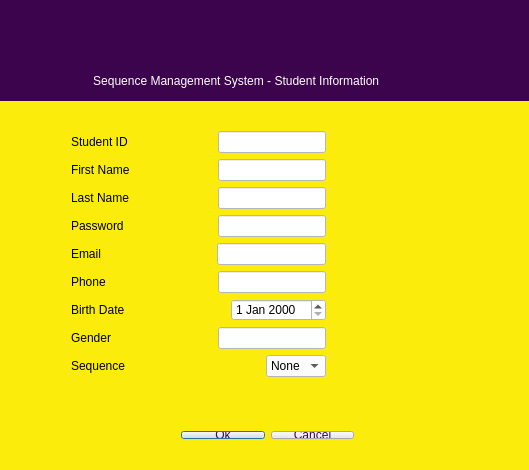
<?xml version="1.0" encoding="UTF-8"?>
<ui version="4.0">
 <class>Studentdialog</class>
 <widget class="QDialog" name="Studentdialog">
  <property name="geometry">
   <rect>
    <x>0</x>
    <y>0</y>
    <width>529</width>
    <height>470</height>
   </rect>
  </property>
  <property name="minimumSize">
   <size>
    <width>529</width>
    <height>470</height>
   </size>
  </property>
  <property name="maximumSize">
   <size>
    <width>529</width>
    <height>470</height>
   </size>
  </property>
  <property name="windowTitle">
   <string>Studentdialog</string>
  </property>
  <property name="styleSheet">
   <string notr="true">background-color: rgb(252, 236, 12);</string>
  </property>
  <widget class="QWidget" name="layoutWidget_2">
   <property name="geometry">
    <rect>
     <x>170</x>
     <y>420</y>
     <width>195</width>
     <height>30</height>
    </rect>
   </property>
   <layout class="QHBoxLayout" name="horizontalLayout_7">
    <item>
     <widget class="QPushButton" name="okButton">
      <property name="styleSheet">
       <string notr="true">color: rgb(60, 4, 76);
background-color: rgb(234, 234, 234);</string>
      </property>
      <property name="text">
       <string>Ok</string>
      </property>
     </widget>
    </item>
    <item>
     <widget class="QPushButton" name="cancelButton">
      <property name="styleSheet">
       <string notr="true">color: rgb(60, 4, 76);
background-color: rgb(234, 234, 234);</string>
      </property>
      <property name="text">
       <string>Cancel</string>
      </property>
     </widget>
    </item>
   </layout>
  </widget>
  <widget class="QLabel" name="label_3">
   <property name="geometry">
    <rect>
     <x>-4</x>
     <y>-4</y>
     <width>541</width>
     <height>71</height>
    </rect>
   </property>
   <property name="styleSheet">
    <string notr="true">image: url(:/Images/Images/ublogo.png);
background-color: rgb(60, 4, 76);</string>
   </property>
   <property name="text">
    <string/>
   </property>
  </widget>
  <widget class="QLabel" name="label_4">
   <property name="geometry">
    <rect>
     <x>0</x>
     <y>60</y>
     <width>531</width>
     <height>41</height>
    </rect>
   </property>
   <property name="styleSheet">
    <string notr="true">color: rgb(255, 255, 255);
background-color: rgb(60, 4, 76);</string>
   </property>
   <property name="text">
    <string>                            Sequence Management System - Student Information</string>
   </property>
  </widget>
  <widget class="QLabel" name="resultLabel">
   <property name="geometry">
    <rect>
     <x>350</x>
     <y>170</y>
     <width>171</width>
     <height>31</height>
    </rect>
   </property>
   <property name="text">
    <string/>
   </property>
  </widget>
  <widget class="QWidget" name="layoutWidget">
   <property name="geometry">
    <rect>
     <x>60</x>
     <y>120</y>
     <width>277</width>
     <height>272</height>
    </rect>
   </property>
   <layout class="QGridLayout" name="gridLayout">
    <item row="0" column="0">
     <layout class="QHBoxLayout" name="horizontalLayout">
      <item>
       <widget class="QLabel" name="IDLabel">
        <property name="text">
         <string>Student ID</string>
        </property>
        <property name="buddy">
         <cstring>studentIDLine</cstring>
        </property>
       </widget>
      </item>
      <item>
       <spacer name="horizontalSpacer">
        <property name="orientation">
         <enum>Qt::Horizontal</enum>
        </property>
        <property name="sizeHint" stdset="0">
         <size>
          <width>40</width>
          <height>20</height>
         </size>
        </property>
       </spacer>
      </item>
      <item>
       <widget class="QLineEdit" name="studentIDLine">
        <property name="styleSheet">
         <string notr="true">background-color: rgb(255, 255, 255);</string>
        </property>
       </widget>
      </item>
     </layout>
    </item>
    <item row="1" column="0">
     <layout class="QHBoxLayout" name="horizontalLayout_2">
      <item>
       <widget class="QLabel" name="FNameLabel">
        <property name="text">
         <string>First Name</string>
        </property>
        <property name="buddy">
         <cstring>studentFNLine</cstring>
        </property>
       </widget>
      </item>
      <item>
       <spacer name="horizontalSpacer_2">
        <property name="orientation">
         <enum>Qt::Horizontal</enum>
        </property>
        <property name="sizeHint" stdset="0">
         <size>
          <width>40</width>
          <height>20</height>
         </size>
        </property>
       </spacer>
      </item>
      <item>
       <widget class="QLineEdit" name="studentFNLine">
        <property name="styleSheet">
         <string notr="true">background-color: rgb(255, 255, 255);</string>
        </property>
       </widget>
      </item>
     </layout>
    </item>
    <item row="2" column="0">
     <layout class="QHBoxLayout" name="horizontalLayout_3">
      <item>
       <widget class="QLabel" name="LNameLabel">
        <property name="text">
         <string>Last Name</string>
        </property>
        <property name="buddy">
         <cstring>studentLNLine</cstring>
        </property>
       </widget>
      </item>
      <item>
       <spacer name="horizontalSpacer_3">
        <property name="orientation">
         <enum>Qt::Horizontal</enum>
        </property>
        <property name="sizeHint" stdset="0">
         <size>
          <width>40</width>
          <height>20</height>
         </size>
        </property>
       </spacer>
      </item>
      <item>
       <widget class="QLineEdit" name="studentLNLine">
        <property name="styleSheet">
         <string notr="true">background-color: rgb(255, 255, 255);</string>
        </property>
       </widget>
      </item>
     </layout>
    </item>
    <item row="3" column="0">
     <layout class="QHBoxLayout" name="horizontalLayout_9">
      <item>
       <widget class="QLabel" name="PassLabel">
        <property name="text">
         <string>Password</string>
        </property>
       </widget>
      </item>
      <item>
       <spacer name="horizontalSpacer_8">
        <property name="orientation">
         <enum>Qt::Horizontal</enum>
        </property>
        <property name="sizeHint" stdset="0">
         <size>
          <width>40</width>
          <height>20</height>
         </size>
        </property>
       </spacer>
      </item>
      <item>
       <widget class="QLineEdit" name="studentPasswordLine">
        <property name="styleSheet">
         <string notr="true">background-color: rgb(255, 255, 255);</string>
        </property>
       </widget>
      </item>
     </layout>
    </item>
    <item row="4" column="0">
     <layout class="QHBoxLayout" name="horizontalLayout_4">
      <item>
       <widget class="QLabel" name="EmailLabel">
        <property name="text">
         <string>Email</string>
        </property>
        <property name="buddy">
         <cstring>studentEmailLine</cstring>
        </property>
       </widget>
      </item>
      <item>
       <spacer name="horizontalSpacer_4">
        <property name="orientation">
         <enum>Qt::Horizontal</enum>
        </property>
        <property name="sizeHint" stdset="0">
         <size>
          <width>40</width>
          <height>20</height>
         </size>
        </property>
       </spacer>
      </item>
      <item>
       <widget class="QLineEdit" name="studentEmailLine">
        <property name="styleSheet">
         <string notr="true">background-color: rgb(255, 255, 255);</string>
        </property>
       </widget>
      </item>
     </layout>
    </item>
    <item row="5" column="0">
     <layout class="QHBoxLayout" name="horizontalLayout_5">
      <item>
       <widget class="QLabel" name="PhoneLabel">
        <property name="text">
         <string>Phone</string>
        </property>
        <property name="buddy">
         <cstring>studentPhoneLine</cstring>
        </property>
       </widget>
      </item>
      <item>
       <spacer name="horizontalSpacer_5">
        <property name="orientation">
         <enum>Qt::Horizontal</enum>
        </property>
        <property name="sizeHint" stdset="0">
         <size>
          <width>40</width>
          <height>20</height>
         </size>
        </property>
       </spacer>
      </item>
      <item>
       <widget class="QLineEdit" name="studentPhoneLine">
        <property name="styleSheet">
         <string notr="true">background-color: rgb(255, 255, 255);</string>
        </property>
       </widget>
      </item>
     </layout>
    </item>
    <item row="6" column="0">
     <layout class="QHBoxLayout" name="horizontalLayout_6">
      <item>
       <widget class="QLabel" name="DOBLabel">
        <property name="text">
         <string>Birth Date</string>
        </property>
        <property name="buddy">
         <cstring>studentDOBBox</cstring>
        </property>
       </widget>
      </item>
      <item>
       <spacer name="horizontalSpacer_6">
        <property name="orientation">
         <enum>Qt::Horizontal</enum>
        </property>
        <property name="sizeHint" stdset="0">
         <size>
          <width>40</width>
          <height>20</height>
         </size>
        </property>
       </spacer>
      </item>
      <item>
       <widget class="QDateEdit" name="studentDOBBox">
        <property name="styleSheet">
         <string notr="true">background-color: rgb(255, 255, 255);</string>
        </property>
       </widget>
      </item>
     </layout>
    </item>
    <item row="7" column="0">
     <layout class="QHBoxLayout" name="horizontalLayout_8">
      <item>
       <widget class="QLabel" name="label">
        <property name="text">
         <string>Gender</string>
        </property>
       </widget>
      </item>
      <item>
       <spacer name="horizontalSpacer_7">
        <property name="orientation">
         <enum>Qt::Horizontal</enum>
        </property>
        <property name="sizeHint" stdset="0">
         <size>
          <width>40</width>
          <height>20</height>
         </size>
        </property>
       </spacer>
      </item>
      <item>
       <widget class="QLineEdit" name="studentGenderLine">
        <property name="styleSheet">
         <string notr="true">background-color: rgb(255, 255, 255);</string>
        </property>
       </widget>
      </item>
     </layout>
    </item>
    <item row="8" column="0">
     <layout class="QHBoxLayout" name="horizontalLayout_10">
      <item>
       <widget class="QLabel" name="chooseSequenceLabel">
        <property name="text">
         <string>Sequence</string>
        </property>
       </widget>
      </item>
      <item>
       <spacer name="horizontalSpacer_9">
        <property name="orientation">
         <enum>Qt::Horizontal</enum>
        </property>
        <property name="sizeHint" stdset="0">
         <size>
          <width>98</width>
          <height>20</height>
         </size>
        </property>
       </spacer>
      </item>
      <item>
       <widget class="QComboBox" name="sequenceComboBox">
        <property name="styleSheet">
         <string notr="true">background-color: rgb(255, 255, 255);</string>
        </property>
        <item>
         <property name="text">
          <string>None</string>
         </property>
        </item>
        <item>
         <property name="text">
          <string>2010</string>
         </property>
        </item>
        <item>
         <property name="text">
          <string>2012</string>
         </property>
        </item>
        <item>
         <property name="text">
          <string>2013</string>
         </property>
        </item>
        <item>
         <property name="text">
          <string>2015</string>
         </property>
        </item>
        <item>
         <property name="text">
          <string>2016</string>
         </property>
        </item>
        <item>
         <property name="text">
          <string>2017</string>
         </property>
        </item>
        <item>
         <property name="text">
          <string>2018</string>
         </property>
        </item>
        <item>
         <property name="text">
          <string>2019</string>
         </property>
        </item>
        <item>
         <property name="text">
          <string>2020</string>
         </property>
        </item>
       </widget>
      </item>
     </layout>
    </item>
   </layout>
  </widget>
 </widget>
 <layoutdefault spacing="6" margin="11"/>
 <resources/>
 <connections/>
</ui>
